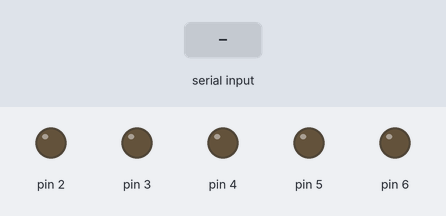
Bench run of a sketch on a simulated Arduino Uno, built with avr-gcc and run on an emulated ATmega328P. On the bench: output pins drawn as LEDs (lit = HIGH). The inputs (shaded band) are chosen by the test bench.

Above: at 1.2 s.
1.3 s: "a" received over Serial
At 2.3 s:
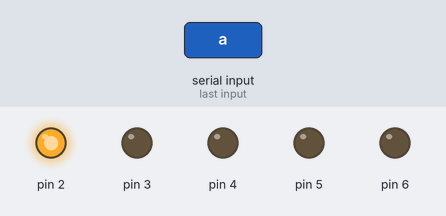
2.8 s: "b" received over Serial
At 3.4 s:
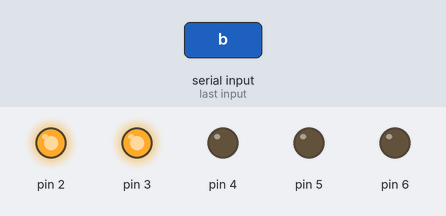
4.3 s: "c" received over Serial
At 5.5 s:
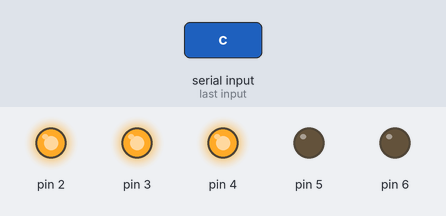
5.8 s: "d" received over Serial
At 6.9 s:
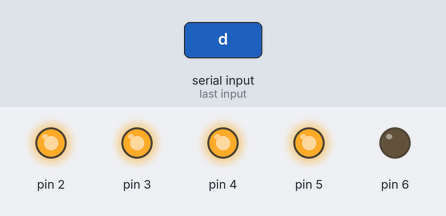
7.3 s: "e" received over Serial
At 8.0 s:
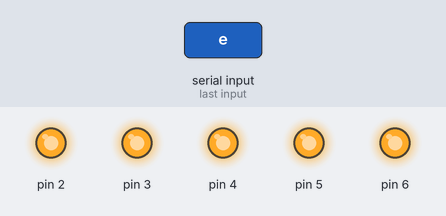
Timing chart, 0 to 9.8 s (numbered marks = the images above; inputs shaded):
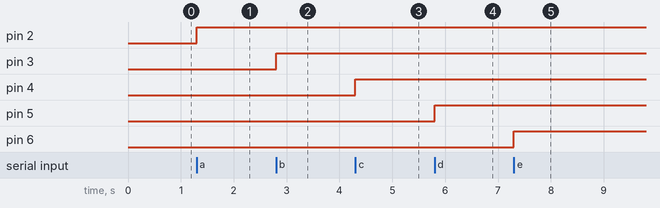

The sketch:

leds.ino
```cpp
void setup() {
  Serial.begin(9600);
  for (uint8_t thisPin = 2; thisPin < 7; thisPin++) {
    pinMode(thisPin, OUTPUT);
  }
}

void loop() {
if (Serial.available() > 0) {
  uint8_t inByte = Serial.read();
  switch (inByte) {
    case 'a':
    digitalWrite(2, HIGH);
    break;

    case 'b':
    digitalWrite(3, HIGH);
    break;

    case 'c':
    digitalWrite(4, HIGH);
    break;

    case 'd':
    digitalWrite(5, HIGH);
    break;

    case 'e':
    digitalWrite(6, HIGH);
    break;
    default:
    delay(500);
      for(int thisPin=2; thisPin < 7; thisPin++) {
        digitalWrite(thisPin, LOW);
      }
    }
  }
}
```

Measured:
- after the input at 1.3 s, pin 2: LOW → HIGH at once
- after the input at 2.8 s, pin 3: LOW → HIGH at once
- after the input at 4.3 s, pin 4: LOW → HIGH at once
- after the input at 5.8 s, pin 5: LOW → HIGH at once
- after the input at 7.3 s, pin 6: LOW → HIGH at once
